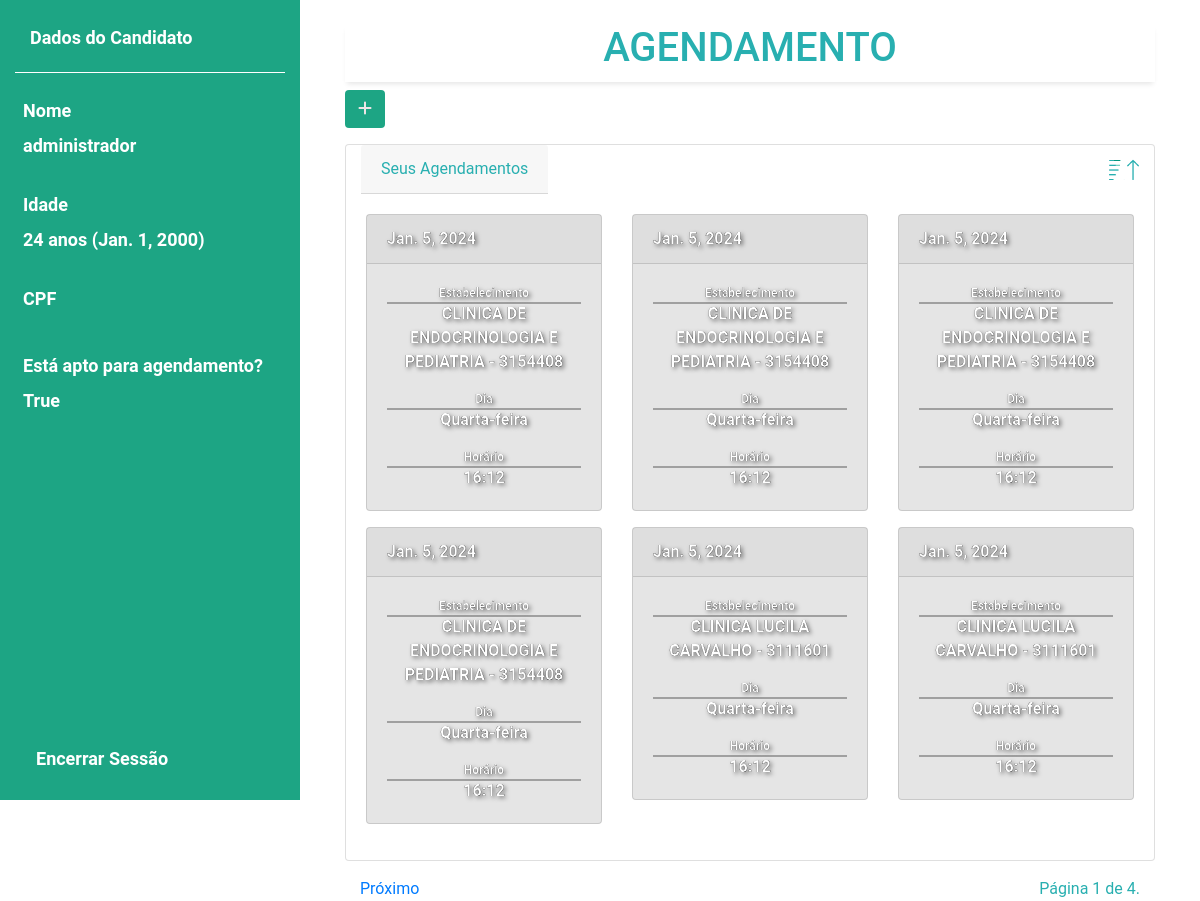
/candidato/pagina_inicial/ (signed in), run on the app's committed database.
### candidato/models.py (models this page shows, shortened)
class Candidato(AbstractUser):
    nome_completo = models.CharField(max_length=255)
    cpf = models.CharField(max_length=14, unique=True)
    data_nascimento = models.DateField()
    grupo_atendimento = models.CharField(max_length=255, blank=True, null=True)
    teve_covid = models.BooleanField(default=False)
    REQUIRED_FIELDS = ['nome_completo', 'data_nascimento']

### agendamento/models.py (models this page shows, shortened)
class Agendamento(models.Model):
    data = models.DateField()
    hora = models.CharField(max_length=5)
    minuto = models.CharField(max_length=2)
    dia = models.CharField(max_length=10)
    jah_expirou = models.BooleanField()
    candidato = models.ForeignKey(Candidato, on_delete=models.CASCADE)
    estabelecimento = models.ForeignKey(Estabalecimento, on_delete=models.CASCADE)

### estabelecimento/models.py (models this page shows, shortened)
class Estabalecimento(models.Model):
    nome = models.CharField(max_length=150)
    codigo = models.CharField(max_length=8, unique=True)

### candidato/views.py (the view)
# urls.py: path('pagina_inicial/', views.candidato_autenticado_view, name='pagina_inicial')
@login_required
def candidato_autenticado_view(request):
    if request.method == "GET":
        ordem = request.GET.get('ordem')
        usuario = request.user
        dados_usuario = obter_dados_usuario(usuario)
        agendamentos_pagina = obter_agendamentos_pagina(request, usuario, ordem)
        context = {
            'dados_usuario': dados_usuario,
            'agendamentos_pagina': agendamentos_pagina,
            'ordem': ordem,
        }
        return render(request, 'pagina_inicial.html', context)

### candidato/utils.py (called while the page is built)
def obter_dados_usuario(usuario):
    data_nascimento = usuario.data_nascimento
    idade = calcular_idade(data_nascimento)
    apto = verificar_apto(usuario.teve_covid, data_nascimento, usuario.grupo_atendimento)
    return {
        'nome': usuario.nome_completo,
        'data_nascimento': data_nascimento,
        'idade': idade,
        'cpf': usuario.cpf,
        'apto': apto,
    }

def calcular_idade(data_nascimento):
    data_atual = datetime.now()
    return data_atual.year - data_nascimento.year - ((data_atual.month, data_atual.day) < (data_nascimento.month, data_nascimento.day))

def verificar_apto(teve_covid, data_nascimento, grupo_atendimento):
    if type(data_nascimento) == str:
        data_nascimento = datetime.strptime(data_nascimento, '%Y-%m-%d').date()
    grupo_nao_apto = ['População Privada de Liberdade', 'Pessoas com Deficiência Institucionalizadas', 'Pessoas ACAMADAS de 80 anos ou mais']
    if teve_covid or calcular_idade(data_nascimento) < 18 or grupo_atendimento in grupo_nao_apto:
        apto = False
    else:
        apto = True
    return apto

### candidato/templates/pagina_inicial.html (shortened to what this page needs)
{% extends 'base_autenticado.html' %}
{% load static %}
{% block 'head' %}
    <link rel="stylesheet" href="{% static 'candidato/css/candidato.css' %}">
{% endblock %}
{% block 'nome' %}
    {{ dados_usuario.nome }}
{% endblock %}
{% block 'data' %}
    {{ dados_usuario.idade }} anos ({{ dados_usuario.data_nascimento }})
{% endblock %}
{% block 'apto' %}
    {{ dados_usuario.apto }}
{% endblock %}
{% block 'dashboard'%}
<div class="container">
    <div class="col">
        <h1 class="text-center texto-principal">AGENDAMENTO</h1>
        <a href="{% url 'agendamento:agendamento' %}">
        <button type="button" class="btn custom-btn" data-toggle="modal" data-target="#exampleModal">
            <i class="fa fa-plus"></i>
        </button>
        </a>
    </div>
    <div class="col mt-3">
        <div class="card">
            <div class="container">
                <div class="d-flex justify-content-between pagination">
                    <div class="card-header">
                        Seus Agendamentos
                    </div>
                    {% if not ordem or ordem == 'decrescente' %}
                    <a href="?ordem=crescente">
                        <img style="height: 30px; width: 30px; margin-top: 10px;" src="{% static 'img/icons8-ordem-crescente-50.png' %}" alt="">
                    </a>
                    {% endif %}
                </div>
            </div>
            <div class="card-body card-maior">
                <div class="row">
                    {% for agendamento in agendamentos_pagina.object_list %}
                        <div class="col-md-4 mb-3">
                            <div class="card card-menor {% if agendamento.jah_expirou %} card-menor-expirado {% endif %}">
                                <div class="card-header">
                                    {{ agendamento.data }}
                                </div>
                                <div class="card-body text-center {% if not agendamento.jah_expirou %} custom-card-body {% endif %}">
                                    <p class="card-text text-sm mb-0 texto-card">Estabelecimento</p>
                                    <p class="card-text text-sm">{{ agendamento.nome_estabelecimento }} - {{ agendamento.codigo_estabelecimento }}</p>
                                    <p class="card-text text-sm mb-0 texto-card">Dia</p>
                                    <p class="card-text text-sm">{{ agendamento.dia }}</p>
                                    <p class="card-text text-sm mb-0 texto-card">Horário</p>
                                    <p class="card-text text-sm">{{ agendamento.hora }}:{{ agendamento.minuto }}</p>
                                </div>
                            </div>
                        </div>
                    {% endfor %}
                </div>
            </div>
        </div>
    </div>
    <div class="col mt-3">
        <div class="container">
            <div class="d-flex justify-content-between pagination">
                <span class="step-link">
                    {% if agendamentos_pagina.has_next %}
                        <a href="?page={{ agendamentos_pagina.next_page_number }}">Próximo</a>
                    {% endif %}
                </span>
                <span>
                    Página {{ agendamentos_pagina.number }} de {{ agendamentos_pagina.paginator.num_pages }}.
                </span>
            </div>
        </div>
    </div>
</div>
{% endblock %}

### templates/base_autenticado.html (shortened to what this page needs)
{% load static %}
<!doctype html>
<html lang="pt-BR">
  <head>
    <link rel="stylesheet" href="https://cdn.jsdelivr.net/npm/bootstrap@4.6.1/dist/css/bootstrap.min.css">
    <link rel="stylesheet" href="{% static 'general/css/base.css' %}">
    <link rel="stylesheet" href="{% static 'general/css/general.css' %}">
    <link href='https://unpkg.com/boxicons@2.0.7/css/boxicons.min.css' rel='stylesheet'>
    <link rel="stylesheet" href="https://cdnjs.cloudflare.com/ajax/libs/font-awesome/6.0.0/css/all.min.css">
    {% block 'head' %}{% endblock %}
  </head>
  <body>
    <div class="container-fluid">
      <div class="row">
        <nav class="col-md-3 pt-4 d-none d-md-block sidebar">
          <div class="container titulo-dados-candidato">
            <p>Dados do Candidato</p>
          </div>
          <div class="sidebar-sticky pt-3">
            <ul class="nav flex-column">
              <li class="nav-item p-2">
                <label>Nome</label>
                <p>{% block 'nome' %}{% endblock %}</p>
              </li>
              <li class="nav-item p-2">
                <label>Idade</label>
                <p>{% block 'data' %}{% endblock %}</p>
              </li>
              <li class="nav-item p-2">
                <label>CPF</label>
              </li>
              <li class="nav-item p-2">
                <label>Está apto para agendamento?</label>
                <p>{% block 'apto' %}{% endblock %}</p>
              </li>
              <li class="nav-item p-2 mb-auto">
                  <a class="nav-link logout-btn" href="{% url 'logout' %}">Encerrar Sessão<span class="sr-only">(current)</span></a>
              </li>
            </ul>
          </div>
        </nav>
        <section class="col-md-9 pt-4 home-section">
            {% block 'dashboard'%}
            {% endblock %}
        </section>
      </div>
    </div>
  </body>
</html>

### templates/static/general/css/base.css (style rules this page uses)
* { margin: 0; padding: 0; box-sizing: border-box; font-family: 'Roboto', sans-serif; }
a.logout-btn { text-decoration: none; color: #ffffff; }
.sidebar { height: 100vh; background-color: var(--differential-color); color: white; font-size: 18px; font-weight: bold; }
.titulo-dados-candidato { border-bottom: 1px solid #ffffff; padding-bottom: 5px; }
.logout-btn { position: absolute; bottom: 20px; left: 20px; }
.home-section { color: var(--main-color); }
.custom-btn { background-color: var(--differential-color); text-decoration: none; color: #ffffff; }
.texto-principal { box-shadow: 0 4px 5px -2px rgba(0, 0, 0, 0.1); padding-bottom: 10px; padding-top: -5px; }

### templates/static/general/css/general.css (style rules this page uses)
:root { --main-color: #28afb0; --dark-color: #1f192f; --light-color: #eee5e5; --contrast-color: #f0f7da; --differential-color: #1DA584; --backgroud-color: rgb(244, 252, 244); --dark-sidebar-color: #343a40; --light-sidebar-color: #495057; }

### templates/static/candidato/css/candidato.css (style rules this page uses)
.custom-btn { background-color: var(--differential-color); color: var(--light-color); }
.card-maior { background-color: var(--background-color); }
.card-menor-expirado { background-color: rgba(78, 78, 78, 0.144); color: #fff; font-weight: bold; -webkit-text-stroke: 0.2px black; text-shadow: 2px 2px 4px rgba(0, 0, 0, 0.5); }
.texto-card { font-size: 12px; box-shadow: 0 2px rgba(0, 0, 0, 0.3); }

### data on the page
Candidato: nome "administrador", data_nascimento "Jan. 1, 2000"
Agendamento: data "Jan. 5, 2024", nome_estabelecimento "CLINICA DE ENDOCRINOLOGIA E PEDIATRIA", codigo_estabelecimento "3154408", dia "Quarta-feira", hora "16", minuto "12"
Agendamento: data "Jan. 5, 2024", nome_estabelecimento "CLINICA DE ENDOCRINOLOGIA E PEDIATRIA", codigo_estabelecimento "3154408", dia "Quarta-feira", hora "16", minuto "12"
Agendamento: data "Jan. 5, 2024", nome_estabelecimento "CLINICA DE ENDOCRINOLOGIA E PEDIATRIA", codigo_estabelecimento "3154408", dia "Quarta-feira", hora "16", minuto "12"
Agendamento: data "Jan. 5, 2024", nome_estabelecimento "CLINICA DE ENDOCRINOLOGIA E PEDIATRIA", codigo_estabelecimento "3154408", dia "Quarta-feira", hora "16", minuto "12"
Agendamento: data "Jan. 5, 2024", nome_estabelecimento "CLINICA LUCILA CARVALHO", codigo_estabelecimento "3111601", dia "Quarta-feira", hora "16", minuto "12"
Agendamento: data "Jan. 5, 2024", nome_estabelecimento "CLINICA LUCILA CARVALHO", codigo_estabelecimento "3111601", dia "Quarta-feira", hora "16", minuto "12"

### other printed values
{{ dados_usuario.idade }} "24"
{{ dados_usuario.apto }} "True"
{{ agendamentos_pagina.number }} "1"
{{ agendamentos_pagina.paginator.num_pages }} "4"
